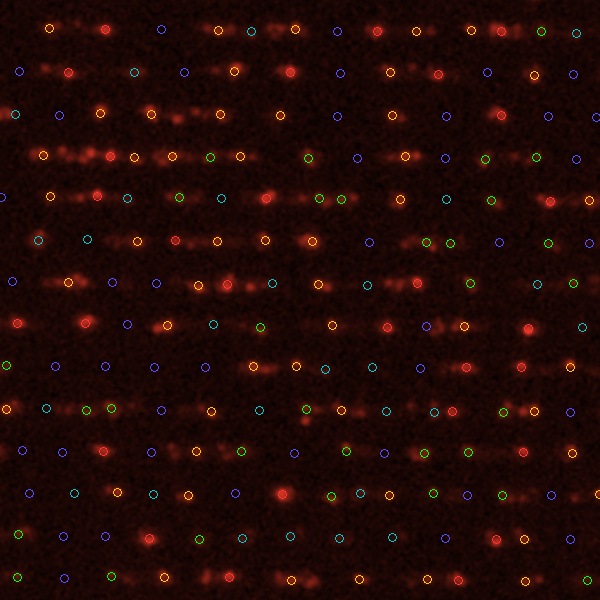
#> input picture dachuang/crop1_0ugL.png, 600 x 600 px, given in place of 0ugL.bmp, which was not available
$ python subregion_analysis.py
#> lines starting #> are read from the running program, lines starting #| are printed output that depends on the picture; pictures that were not available may be replaced by others from this repository, and a replacement may not be noted
### dachuang/analyze_grid.py
#!/usr/bin/env python3
"""
Grid-based fluorescent spot intensity analysis v3.

Each image is processed independently:
1. Detect and correct rotation (contrast-enhanced, works even on dim images)
2. Detect rows from vertical projection
3. Detect luminous spots via peak detection within each row
4. Measure intensity and classify

For distribution calculation, 0ugL spot count is used as total well count
to estimate quenched fraction in other images.
"""

import numpy as np
from PIL import Image, ImageDraw
from scipy import ndimage, signal
import json, os

DIR = os.path.dirname(os.path.abspath(__file__))


def load_red_channel(name):
    path = os.path.join(DIR, "raw_images", f"{name}.bmp")
    img = np.array(Image.open(path))
    return img[:, :, 0].astype(np.float64)


# ──────────────────────────────────────────────
# Rotation detection
# ──────────────────────────────────────────────
def detect_rotation_angle(R):
    """Contrast-enhanced two-stage rotation detection."""
    scale = 2
    R_s = R[::scale, ::scale]
    H, W = R_s.shape
    margin = int(min(H, W) * 0.12)
    R_crop = R_s[margin:H - margin, margin:W - margin]

    p2, p98 = np.percentile(R_crop, [2, 98])
    R_e = np.clip((R_crop - p2) / max(p98 - p2, 1), 0, 1)

    def score(a):
        Rr = ndimage.rotate(R_e, a, reshape=False, order=1,
                            mode='reflect') if abs(a) > 0.01 else R_e
        v = ndimage.gaussian_filter1d(Rr.mean(axis=1), sigma=1.5)
        return np.sum(np.diff(v) ** 2)

    coarse = np.arange(-8, 8.01, 0.2)
    cs = np.array([score(a) for a in coarse])
    best_c = coarse[np.argmax(cs)]

    fine = np.arange(best_c - 0.5, best_c + 0.501, 0.02)
    fs = np.array([score(a) for a in fine])
    return fine[np.argmax(fs)]


# ──────────────────────────────────────────────
# Grid detection (peak-based)
# ──────────────────────────────────────────────
def detect_rows(R, expected_spacing=42):
    """Find rows from vertical projection. Works even on dim images
    because the chip's physical bands create contrast."""
    v_proj = R.mean(axis=1)
    v_smooth = ndimage.gaussian_filter1d(v_proj, sigma=3)
    rows, _ = signal.find_peaks(
        v_smooth, distance=int(expected_spacing * 0.7), prominence=0.5)
    return rows


def detect_spots_in_row(R, row_y, half_width=8):
    """Find luminous spot positions within a row using peak detection.
    Uses top-hat filtering to remove broad PSF tails before detection,
    so dim spots between bright neighbors are not swamped."""
    y0 = max(0, row_y - half_width)
    y1 = min(R.shape[0], row_y + half_width + 1)
    strip = R[y0:y1, :].mean(axis=0)
    strip_smooth = ndimage.gaussian_filter1d(strip, sigma=1.5)

    # Top-hat: subtract broad background (PSF tails, uneven illumination)
    # kernel size ~2x well spacing removes everything broader than a single spot
    bg_broad = ndimage.uniform_filter1d(strip_smooth, size=40)
    strip_tophat = strip_smooth - bg_broad

    spots, _ = signal.find_peaks(
        strip_tophat, height=1.0, distance=8, prominence=0.5)
    return spots


def refine_center(R, y, x, radius=4):
    """Sub-pixel center refinement via center-of-mass."""
    y0 = max(0, y - radius)
    y1 = min(R.shape[0], y + radius + 1)
    x0 = max(0, x - radius)
    x1 = min(R.shape[1], x + radius + 1)
    patch = R[y0:y1, x0:x1]
    patch_bg = patch - patch.min()
    total = patch_bg.sum()
    if total < 1e-6:
        return float(y), float(x)
    yy, xx = np.mgrid[y0:y1, x0:x1]
    return (yy * patch_bg).sum() / total, (xx * patch_bg).sum() / total


def fill_row_gaps(peaks, image_width=0, expected_period=24, margin=0):
    """Fill gaps between detected peaks to recover ALL well positions.
    Uses detected peaks as anchors, estimates well spacing from their
    closest-neighbor distances, then interpolates missing wells.
    expected_period: approximate well-to-well spacing (pixels)."""
    if len(peaks) < 2:
        return peaks

    peaks = np.sort(peaks)
    spacings = np.diff(peaks)

    # Only consider spacings that are plausible single-well distances
    # (0.6x to 1.5x expected period)
    lo, hi = expected_period * 0.6, expected_period * 1.5
    candidates = spacings[(spacings >= lo) & (spacings <= hi)]
    if len(candidates) >= 3:
        period = np.median(candidates)
    else:
        period = expected_period

    if period < 15:  # sanity check
        return peaks

    # Fill gaps between consecutive peaks
    all_pos = []
    for i in range(len(peaks)):
        all_pos.append(float(peaks[i]))
        if i < len(peaks) - 1:
            gap = peaks[i + 1] - peaks[i]
            n_missing = round(gap / period) - 1
            if n_missing > 0:
                step = gap / (n_missing + 1)
                for j in range(1, n_missing + 1):
                    all_pos.append(peaks[i] + j * step)

    # No edge extension — only fill between detected anchors

    return np.array(sorted(all_pos))


# [19 lines left out: function merge_close_peaks, not called in this run]


def detect_grid(R):
    """Detect all well positions on one image.
    1. Peak detection with top-hat (finds bright spots including dim ones)
    2. Merge PSF double-peaks (< 12px apart, keep brightest)
    3. Fill gaps with period ~25px to recover quenched wells"""
    row_ys = detect_rows(R)
    H, W = R.shape
    all_spots = []
    counts = []
    for ri, ry in enumerate(row_ys):
        # Step 1: peak detection
        anchor_xs = detect_spots_in_row(R, ry)

        # Step 2: merge PSF double-peaks (< 12px)
        y0 = max(0, ry - 8)
        y1 = min(H, ry + 9)
        strip = R[y0:y1, :].mean(axis=0)
        strip_s = ndimage.gaussian_filter1d(strip, sigma=1.5)
        cleaned = []
        i = 0
        xs = np.sort(anchor_xs)
        while i < len(xs):
            cluster = [xs[i]]
            j = i + 1
            while j < len(xs) and xs[j] - cluster[0] < 12:
                cluster.append(xs[j])
                j += 1
            cluster = np.array(cluster)
            cleaned.append(cluster[np.argmax(strip_s[cluster])])
            i = j
        clean_xs = np.array(cleaned) if cleaned else np.array([], dtype=int)

        # Step 3: fill gaps with well period ~25px
        all_xs = fill_row_gaps(clean_xs, expected_period=25)

        for sx in all_xs:
            cy, cx = refine_center(R, ry, int(round(sx)))
            all_spots.append((ri, cy, cx))
        counts.append(len(all_xs))

    counts = np.array(counts) if len(counts) > 0 else np.array([0])
    return all_spots, row_ys, counts


# ──────────────────────────────────────────────
# Intensity measurement
# ──────────────────────────────────────────────
def _measure_peak_flux(patch, py, px, bg_val, radius=3):
    """Measure flux of a single peak in a small circular aperture."""
    ph, pw = patch.shape
    yy = np.arange(max(0, py - radius), min(ph, py + radius + 1))
    xx = np.arange(max(0, px - radius), min(pw, px + radius + 1))
    yg, xg = np.meshgrid(yy, xx, indexing='ij')
    dist_sq = (yg - py)**2 + (xg - px)**2
    mask = dist_sq <= radius**2
    return (patch[yg[mask], xg[mask]] - bg_val).clip(0).sum()


def _measure_peaks_no_overlap(patch, peak_positions, bg_val, radius=3):
    """Measure total flux of multiple peaks without double-counting.

    Each pixel within radius of ANY peak is assigned to its nearest peak.
    Total flux = sum of all assigned pixels minus background.
    """
    ph, pw = patch.shape
    if len(peak_positions) == 0:
        return 0.0

    if len(peak_positions) == 1:
        py, px = peak_positions[0]
        return _measure_peak_flux(patch, py, px, bg_val, radius)

    # Collect all pixels within radius of any peak
    all_pixels = set()
    for py, px in peak_positions:
        for y in range(max(0, py - radius), min(ph, py + radius + 1)):
            for x in range(max(0, px - radius), min(pw, px + radius + 1)):
                if (y - py)**2 + (x - px)**2 <= radius**2:
                    all_pixels.add((y, x))

    # Sum flux (each pixel counted once)
    total = 0.0
    for y, x in all_pixels:
        total += max(patch[y, x] - bg_val, 0.0)
    return total


def measure_intensity(R, cy, cx, core_radius=3, search_radius=10,
                      bg_inner=11, bg_outer=14,
                      core_threshold=25.0, branch_threshold=20.0,
                      min_peak_flux=200.0, max_branches=4):
    """Two-stage microsphere intensity measurement.

    Stage 1 — Core detection:
      Measure the main peak at the well center (r=core_radius).
      If the center pixel is not above core_threshold → quenched → return 0.

    Stage 2 — Branch search (only if core exists):
      Search r=core_radius..search_radius for additional bright peaks
      (branches sticking out). Each branch must pass branch_threshold
      and min_peak_flux. Sum core + branch fluxes.

    Returns (total_flux, bg_val, net_signal)
    """
    H, W = R.shape
    iy, ix = int(round(cy)), int(round(cx))

    by0 = max(0, iy - bg_outer)
    by1 = min(H, iy + bg_outer + 1)
    bx0 = max(0, ix - bg_outer)
    bx1 = min(W, ix + bg_outer + 1)
    local_yy = np.arange(by1 - by0)[:, None]
    local_xx = np.arange(bx1 - bx0)[None, :]
    local_dist_sq = (local_yy - (cy - by0))**2 + (local_xx - (cx - bx0))**2

    patch = R[by0:by1, bx0:bx1]

    # Background from annulus
    bg_mask = (local_dist_sq >= bg_inner**2) & (local_dist_sq <= bg_outer**2)
    if bg_mask.sum() > 5:
        bg_val = patch[bg_mask].mean()
    else:
        bg_val = np.median(patch)

    # ── Stage 1: Core detection ──
    # Check if center region has a real peak
    center_y = int(round(cy - by0))
    center_x = int(round(cx - bx0))
    core_mask = local_dist_sq <= core_radius**2
    core_pixels = patch[core_mask]
    core_max = core_pixels.max() - bg_val

    if core_max < core_threshold:
        # No significant signal at well center → quenched
        return 0.0, bg_val, 0.0

    # Measure core flux
    core_flux = _measure_peak_flux(patch, center_y, center_x, bg_val,
                                   radius=core_radius)

    if core_flux < min_peak_flux:
        return 0.0, bg_val, 0.0

    # ── Stage 2: Branch search (outside core, inside search radius) ──
    from scipy.ndimage import maximum_filter
    local_max = (patch == maximum_filter(patch, size=3))
    # Search only in the annular region outside the core
    branch_zone = (local_dist_sq > core_radius**2) & \
                  (local_dist_sq <= search_radius**2)
    patch_bg_sub = patch - bg_val
    branch_peaks = local_max & (patch_bg_sub > branch_threshold) & branch_zone

    branch_ys, branch_xs = np.where(branch_peaks)

    # Filter branches by individual flux, keep brightest
    valid_branches = []
    for py, px in zip(branch_ys, branch_xs):
        flux = _measure_peak_flux(patch, py, px, bg_val, radius=core_radius)
        if flux >= min_peak_flux:
            valid_branches.append((flux, py, px))

    valid_branches.sort(reverse=True)
    valid_branches = valid_branches[:max_branches]

    # Combine core + branches, measure without double-counting pixels
    all_peaks = [(center_y, center_x)]
    for _, py, px in valid_branches:
        all_peaks.append((py, px))

    total_flux = _measure_peaks_no_overlap(patch, all_peaks, bg_val,
                                           radius=core_radius)
    return total_flux, bg_val, total_flux


# ──────────────────────────────────────────────
# Block filtering
# ──────────────────────────────────────────────
# [319 lines left out: functions block_filter, unrotate_spots, save_full_image, main, not called in this run]


# [2 lines that do not run on import are left out]

### dachuang/subregion_analysis.py
#!/usr/bin/env python3
"""
Subregion distribution uniformity test.

Split the 0ugL image into NxM sub-regions and compute the intensity
distribution in each. If the detection algorithm is correct, distributions
should be consistent across sub-regions (0ugL has no quencher).

Also processes 20ugL for comparison.
"""

import numpy as np
from PIL import Image, ImageDraw, ImageFont
from scipy import ndimage
import os, sys

# Reuse detection functions from analyze_grid
sys.path.insert(0, os.path.dirname(os.path.abspath(__file__)))
from analyze_grid import (
    load_red_channel, detect_rotation_angle, detect_grid,
    measure_intensity, block_filter
)

DIR = os.path.dirname(os.path.abspath(__file__))


def analyze_subregions(name, n_rows_grid=2, n_cols_grid=4):
    """Analyze one image, split into sub-regions, return per-region stats."""
    print(f"\n{'='*60}")
    print(f"  Subregion analysis: {name}  ({n_rows_grid}x{n_cols_grid} grid)")
    print(f"{'='*60}")

    R_raw = load_red_channel(name)
    H, W = R_raw.shape

    # Rotation correction
    angle = detect_rotation_angle(R_raw)
    if abs(angle) > 0.01:
        R = ndimage.rotate(R_raw, angle, reshape=False, order=1, mode='nearest')
    else:
        R = R_raw
    print(f"  Rotation: {angle:+.2f} deg")

    # Detect all spots
    spots, row_ys, counts = detect_grid(R)
    n_spots = len(spots)
    print(f"  Total spots: {n_spots}")

    # Measure intensities
    meas = np.array([measure_intensity(R, cy, cx)
                     for _, cy, cx in spots]) if spots else np.zeros((0, 3))

    # Get spot coordinates
    coords = np.array([(cy, cx) for _, cy, cx in spots])

    # Define sub-region boundaries
    y_min, y_max = coords[:, 0].min(), coords[:, 0].max()
    x_min, x_max = coords[:, 1].min(), coords[:, 1].max()

    y_edges = np.linspace(y_min - 1, y_max + 1, n_rows_grid + 1)
    x_edges = np.linspace(x_min - 1, x_max + 1, n_cols_grid + 1)

    # Assign each spot to a sub-region
    region_ids = np.zeros(n_spots, dtype=int)
    for i in range(n_spots):
        ry = np.clip(np.searchsorted(y_edges, coords[i, 0]) - 1, 0, n_rows_grid - 1)
        rx = np.clip(np.searchsorted(x_edges, coords[i, 1]) - 1, 0, n_cols_grid - 1)
        region_ids[i] = ry * n_cols_grid + rx

    # Compute distribution per region using SAME bin edges
    # Use percentile-based bins from the full image
    all_net = meas[:, 2]
    nonzero = all_net[all_net > 0]
    quench = np.percentile(nonzero, 25) if len(nonzero) >= 20 else 500.0
    bright = all_net[all_net > quench]
    p90 = np.percentile(bright, 90) if len(bright) >= 20 else quench + 50
    r = p90 - quench
    bin_edges = np.array([-np.inf, quench, quench + r * 0.22,
                          quench + r * 0.50, quench + r * 0.80, np.inf])
    n_levels = 5
    level_names = ["quenched", "dim", "medium", "bright", "v.bright"]

    print(f"  Bin edges: {[f'{e:.1f}' for e in bin_edges[1:-1]]}")

    # Per-region distributions
    region_data = []
    for rid in range(n_rows_grid * n_cols_grid):
        mask = region_ids == rid
        n_in = mask.sum()
        net = meas[mask, 2]

        dist = np.zeros(n_levels)
        for k in range(n_levels):
            if k == 0:
                dist[k] = (net <= bin_edges[1]).sum()
            elif k == n_levels - 1:
                dist[k] = (net > bin_edges[-2]).sum()
            else:
                dist[k] = ((net > bin_edges[k]) & (net <= bin_edges[k + 1])).sum()

        frac = dist / max(dist.sum(), 1)

        ry = rid // n_cols_grid
        rx = rid % n_cols_grid
        label = f"R{ry}C{rx}"

        region_data.append({
            'label': label,
            'n_spots': n_in,
            'counts': dist.astype(int),
            'frac': frac,
            'mean_net': net.mean() if n_in > 0 else 0,
            'std_net': net.std() if n_in > 0 else 0,
            'median_net': np.median(net) if n_in > 0 else 0,
        })

        parts = [f"{level_names[k]}={frac[k]:.3f}" for k in range(n_levels)]
        print(f"  {label} ({n_in:5d} spots): {', '.join(parts)}  "
              f"mean_net={net.mean():.1f}")

    # Summary statistics across regions
    fracs = np.array([rd['frac'] for rd in region_data])
    print(f"\n  Distribution consistency (std across regions):")
    for k in range(n_levels):
        vals = fracs[:, k]
        print(f"    {level_names[k]:10s}: mean={vals.mean():.4f}, "
              f"std={vals.std():.4f}, "
              f"CV={vals.std()/max(vals.mean(), 1e-10):.3f}, "
              f"range=[{vals.min():.4f}, {vals.max():.4f}]")

    return region_data, R_raw, R, spots, meas, coords, region_ids, \
           y_edges, x_edges, bin_edges, angle


def plot_results(name, region_data, R_raw, R, spots, meas, coords,
                 region_ids, y_edges, x_edges, bin_edges, angle,
                 n_rows_grid, n_cols_grid):
    """Generate visualization."""
    import matplotlib
    matplotlib.use("Agg")
    import matplotlib.pyplot as plt

    n_levels = 5
    n_regions = n_rows_grid * n_cols_grid
    level_names = ["Quenched", "Dim", "Medium", "Bright", "V.Bright"]
    bar_colors = ["#4444ff", "#00c8c8", "#00ff00", "#ffc800", "#ff3232"]

    # --- Figure 1: Bar chart grid ---
    fig, axes = plt.subplots(n_rows_grid, n_cols_grid,
                             figsize=(4 * n_cols_grid, 3.5 * n_rows_grid),
                             sharey=True)
    if n_rows_grid == 1:
        axes = axes[np.newaxis, :]
    if n_cols_grid == 1:
        axes = axes[:, np.newaxis]

    for rid in range(n_regions):
        ry = rid // n_cols_grid
        rx = rid % n_cols_grid
        ax = axes[ry, rx]
        rd = region_data[rid]
        ax.bar(range(n_levels), rd['frac'], color=bar_colors)
        ax.set_xticks(range(n_levels))
        ax.set_xticklabels(level_names, fontsize=7, rotation=30)
        ax.set_title(f"{rd['label']} (n={rd['n_spots']})", fontsize=10)
        ax.set_ylim(0, 0.55)
        for k, v in enumerate(rd['frac']):
            ax.text(k, v + 0.01, f"{v:.3f}", ha="center", fontsize=7)

    fig.suptitle(f"{name}: Subregion Intensity Distributions "
                 f"({n_rows_grid}x{n_cols_grid})", fontsize=14)
    fig.tight_layout()
    outpath = os.path.join(DIR, "figures", "subregion", f"dist_{name}.png")
    fig.savefig(outpath, dpi=150)
    plt.close()
    print(f"  Saved {outpath}")

    # --- Figure 2: Heatmap of quenched fraction per region ---
    fig, axes = plt.subplots(1, n_levels, figsize=(3.5 * n_levels, 3))
    for k in range(n_levels):
        ax = axes[k]
        grid = np.zeros((n_rows_grid, n_cols_grid))
        for rid in range(n_regions):
            ry = rid // n_cols_grid
            rx = rid % n_cols_grid
            grid[ry, rx] = region_data[rid]['frac'][k]
        im = ax.imshow(grid, cmap='YlOrRd', vmin=0,
                       vmax=max(grid.max(), 0.01), aspect='auto')
        ax.set_title(level_names[k], fontsize=10)
        for iy in range(n_rows_grid):
            for ix in range(n_cols_grid):
                ax.text(ix, iy, f"{grid[iy, ix]:.3f}",
                        ha='center', va='center', fontsize=8)
        ax.set_xticks(range(n_cols_grid))
        ax.set_yticks(range(n_rows_grid))
        plt.colorbar(im, ax=ax, shrink=0.8)

    fig.suptitle(f"{name}: Fraction heatmap per subregion", fontsize=13)
    fig.tight_layout()
    outpath3 = os.path.join(DIR, "figures", "subregion", f"heatmap_{name}.png")
    fig.savefig(outpath3, dpi=150)
    plt.close()
    print(f"  Saved {outpath3}")


def main():
    n_rows_grid = 2
    n_cols_grid = 4

    for name in ["0ugL", "20ugL"]:
        result = analyze_subregions(name, n_rows_grid, n_cols_grid)
#> in load_red_channel, img is the input picture: shape (600, 600, 3); mean R, G, B 33.4, 9.5, 6.1
#> in load_red_channel, `return img[:, :, 0].astype(np.float64)`:
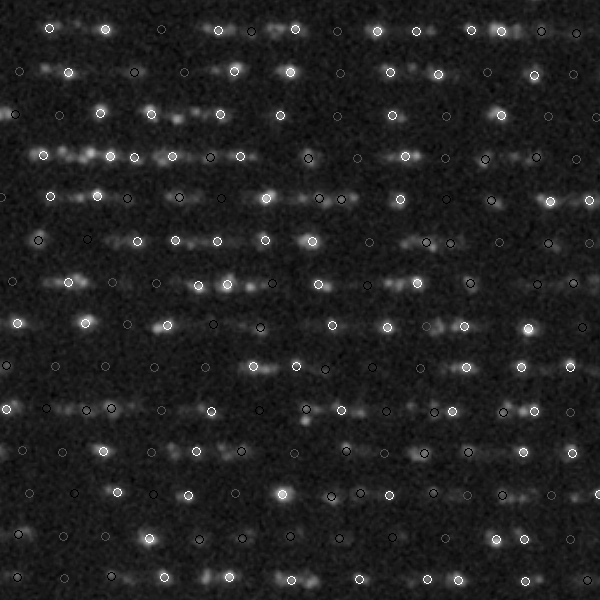
#> returned value: shape (600, 600) float64; min 0, max 255, mean 33.4
#> in detect_rotation_angle, `R_s = R[::scale, ::scale]`:
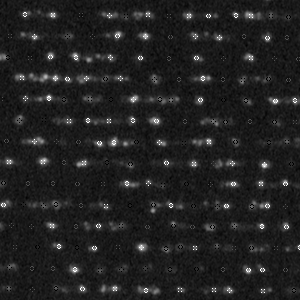
#> R_s: shape (300, 300) float64; min 0, max 255, mean 33.4
#> in detect_rotation_angle, `R_crop = R_s[margin:H - margin, margin:W - margin]`:
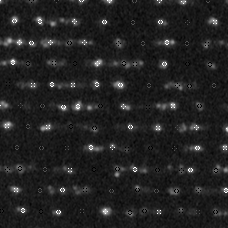
#> R_crop: shape (228, 228) float64; min 0, max 255, mean 34
#> in detect_rotation_angle, `p2, p98 = np.percentile(R_crop, [2, 98])`: p2 = 14; p98 = 110
#> in detect_rotation_angle, `R_e = np.clip((R_crop - p2) / max(p98 - p2, 1), 0, 1)`:
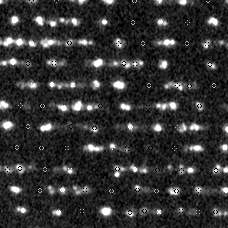
#> R_e: shape (228, 228) float64; min 0, max 1, mean 0.197
#> in score, `v = ndimage.gaussian_filter1d(Rr.mean(axis=1), sigma=1.5)`: v = 228 values, max 0.262 at index 33, min 0.152 at index 191, mean 0.202
#> in score (call 29), `Rr = ndimage.rotate(R_e, a, reshape=False, order=1, mode='reflect') if..`:
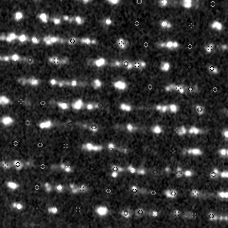
#> Rr: shape (228, 228) float64; min 0, max 1, mean 0.199
#> in score (call 29), `v = ndimage.gaussian_filter1d(Rr.mean(axis=1), sigma=1.5)`: v = 228 values, max 0.334 at index 106, min 0.119 at index 74, mean 0.199
#> in score (call 30), `Rr = ndimage.rotate(R_e, a, reshape=False, order=1, mode='reflect') if..`:
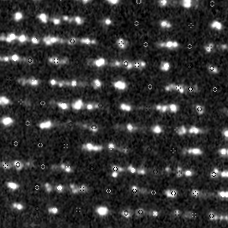
#> Rr: shape (228, 228) float64; min 0, max 1, mean 0.198
#> in score (call 30), `v = ndimage.gaussian_filter1d(Rr.mean(axis=1), sigma=1.5)`: v = 228 values, max 0.341 at index 106, min 0.118 at index 74, mean 0.198
#> in score (call 31), `Rr = ndimage.rotate(R_e, a, reshape=False, order=1, mode='reflect') if..`:
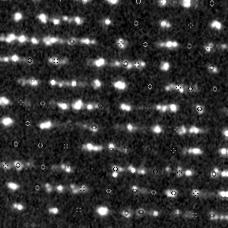
#> Rr: shape (228, 228) float64; min 0, max 1, mean 0.198
#> in score (call 31), `v = ndimage.gaussian_filter1d(Rr.mean(axis=1), sigma=1.5)`: v = 228 values, max 0.35 at index 41, min 0.116 at index 9, mean 0.198
#> (the rest of the program and of its run is left out)
